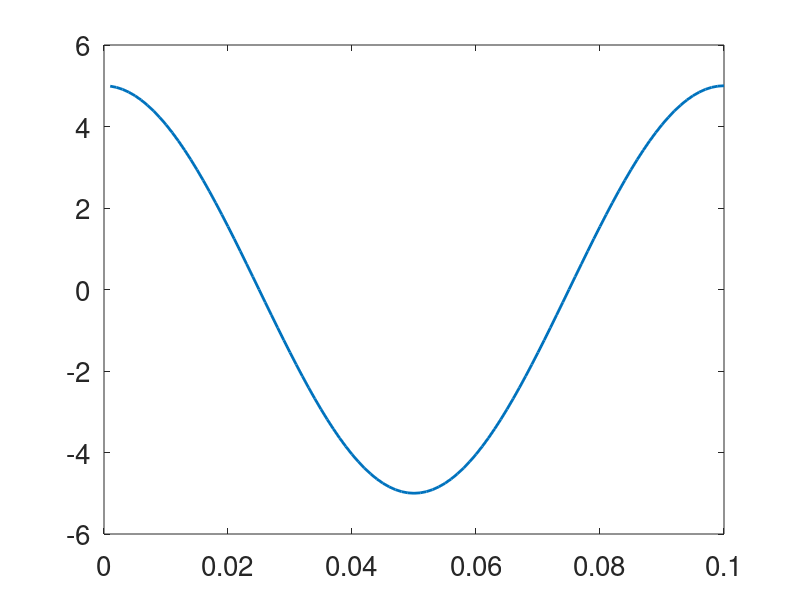
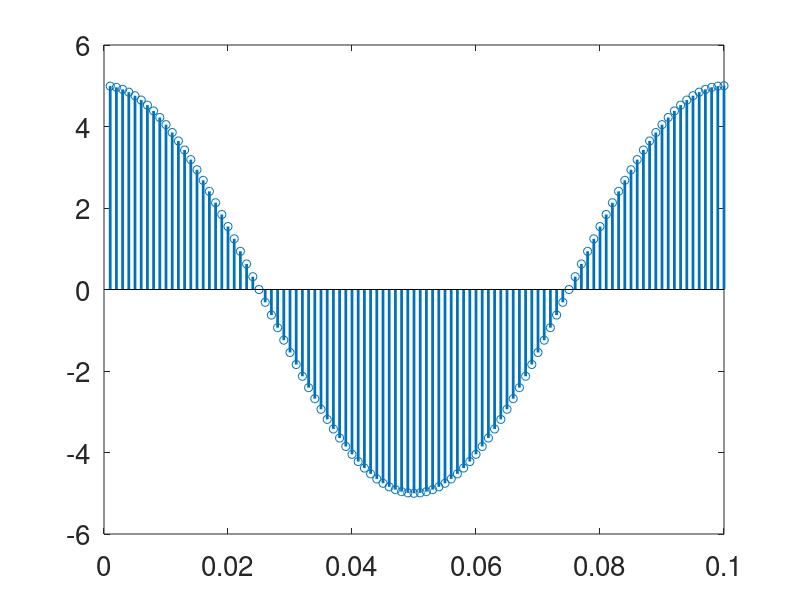
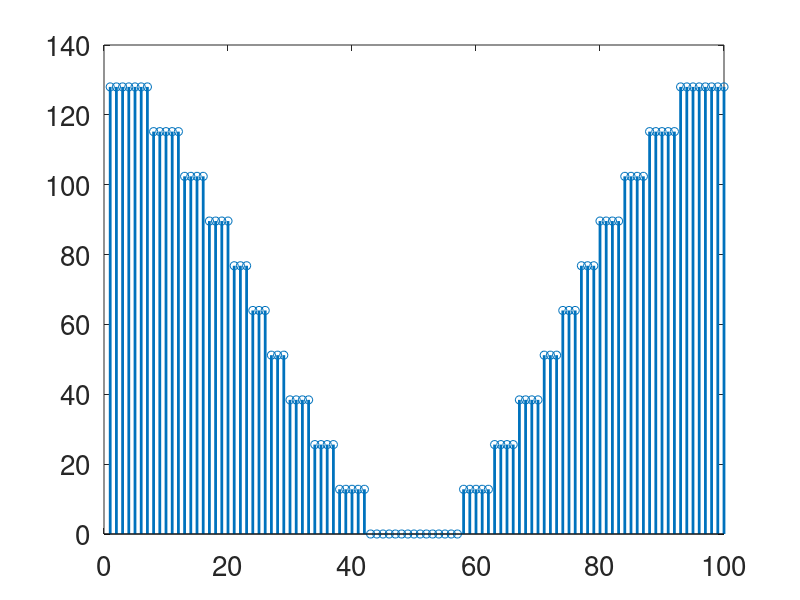
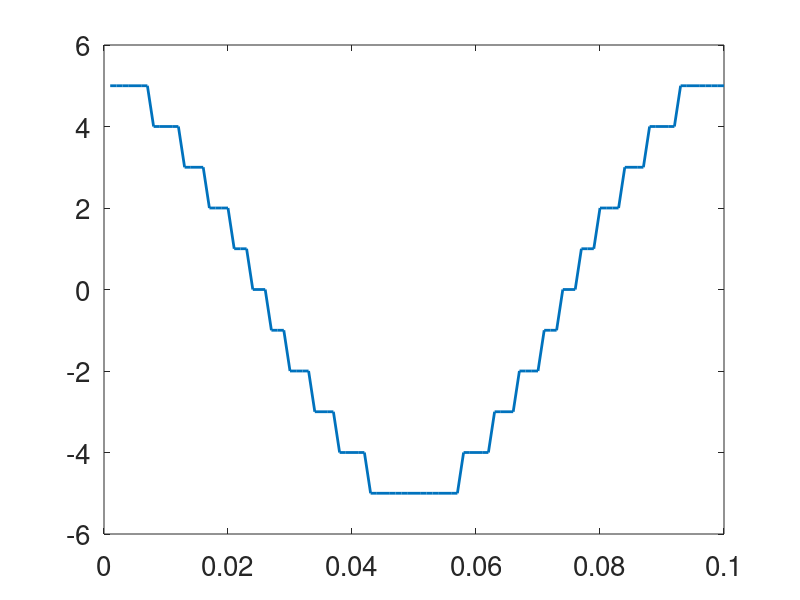

Source code (MATLAB) for these figures, in order:
clc
clear
close all

f0 = 10;
fs = 1000;
n = 1:100;
y = 5*cos(2*pi*f0*n/fs);

f1 = figure;
box on;
plot(n/fs, y, 'LineWidth', 2);
set(gca, 'fontsize', 20)

f2 = figure;
box on;
stem(n/fs, y, 'LineWidth', 2);
set(gca, 'fontsize', 20)

f3 = figure;
box on;
stem(n, 128*(5+round(y))/10, 'LineWidth', 2);
set(gca, 'fontsize', 20)

f4 = figure;
box on;
plot(n/fs, round(y), 'LineWidth', 2);
set(gca, 'fontsize', 20)

saveas(f1, 'eps/sampling_p0.eps','eps2c');
saveas(f2, 'eps/sampling_p1.eps','eps2c');
saveas(f3, 'eps/sampling_p2.eps','eps2c');
saveas(f4, 'eps/sampling_p3.eps','eps2c');